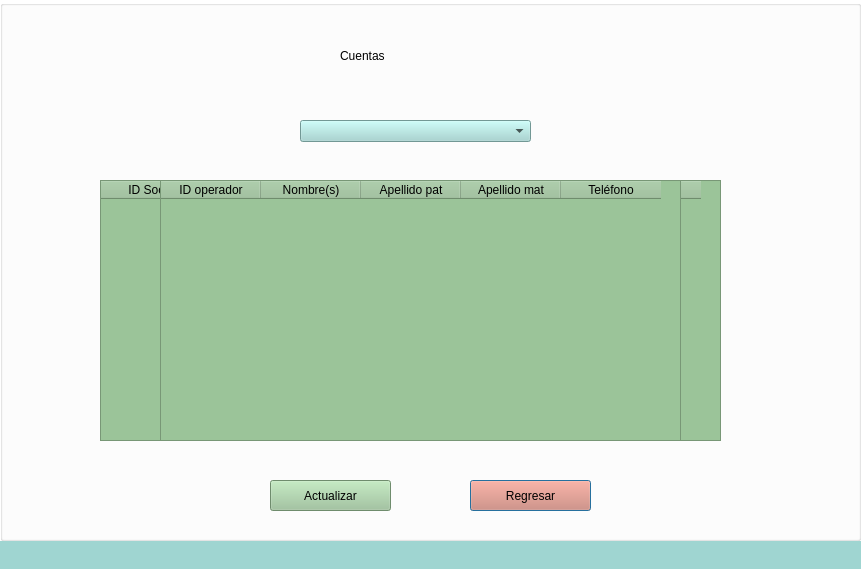
<?xml version="1.0" encoding="UTF-8"?>
<ui version="4.0">
 <class>cuetas_operador</class>
 <widget class="QDialog" name="cuetas_operador">
  <property name="geometry">
   <rect>
    <x>0</x>
    <y>0</y>
    <width>861</width>
    <height>569</height>
   </rect>
  </property>
  <property name="windowTitle">
   <string>Dialog</string>
  </property>
  <property name="styleSheet">
   <string notr="true">background-color: rgb(255, 255, 255);</string>
  </property>
  <widget class="QLabel" name="label_3">
   <property name="geometry">
    <rect>
     <x>0</x>
     <y>540</y>
     <width>871</width>
     <height>31</height>
    </rect>
   </property>
   <property name="styleSheet">
    <string notr="true">background-color: #9fd5d1;</string>
   </property>
   <property name="text">
    <string/>
   </property>
  </widget>
  <widget class="QGroupBox" name="groupBox">
   <property name="geometry">
    <rect>
     <x>0</x>
     <y>0</y>
     <width>861</width>
     <height>541</height>
    </rect>
   </property>
   <property name="focusPolicy">
    <enum>Qt::ClickFocus</enum>
   </property>
   <property name="title">
    <string/>
   </property>
   <widget class="QLabel" name="Logo">
    <property name="geometry">
     <rect>
      <x>0</x>
      <y>0</y>
      <width>111</width>
      <height>111</height>
     </rect>
    </property>
    <property name="styleSheet">
     <string notr="true">background: transparent;</string>
    </property>
    <property name="text">
     <string/>
    </property>
    <property name="pixmap">
     <pixmap resource="Imagenes.qrc">:/Imagenes/Imagenes/Icon_2_0.png</pixmap>
    </property>
   </widget>
   <widget class="QLabel" name="Bienvenido">
    <property name="geometry">
     <rect>
      <x>340</x>
      <y>30</y>
      <width>151</width>
      <height>51</height>
     </rect>
    </property>
    <property name="styleSheet">
     <string notr="true">font: 28pt &quot;Segoe Print&quot;;
background: transparent;</string>
    </property>
    <property name="text">
     <string>Cuentas </string>
    </property>
   </widget>
   <widget class="QComboBox" name="Opcion">
    <property name="geometry">
     <rect>
      <x>300</x>
      <y>120</y>
      <width>231</width>
      <height>22</height>
     </rect>
    </property>
    <property name="styleSheet">
     <string notr="true">background: #9fd5d1;
selection-color: rgb(72, 72, 72);
selection-background-color: transparent;
gridline-color: rgb(0, 0, 0);
font: 75 14pt &quot;Times New Roman&quot;;
</string>
    </property>
    <item>
     <property name="text">
      <string/>
     </property>
    </item>
    <item>
     <property name="text">
      <string>Socios</string>
     </property>
    </item>
    <item>
     <property name="text">
      <string>Operadores</string>
     </property>
    </item>
   </widget>
   <widget class="QTableWidget" name="Socio">
    <property name="geometry">
     <rect>
      <x>100</x>
      <y>180</y>
      <width>621</width>
      <height>261</height>
     </rect>
    </property>
    <property name="focusPolicy">
     <enum>Qt::ClickFocus</enum>
    </property>
    <property name="styleSheet">
     <string notr="true">font: 12pt &quot;Times New Roman&quot;;
border-bottom-color: rgb(94, 19, 255);
background-color: #9BC499;</string>
    </property>
    <column>
     <property name="text">
      <string>ID Socio</string>
     </property>
    </column>
    <column>
     <property name="text">
      <string>Nombre(S)</string>
     </property>
    </column>
    <column>
     <property name="text">
      <string>Apellido pat</string>
     </property>
    </column>
    <column>
     <property name="text">
      <string>Apellido mat</string>
     </property>
    </column>
    <column>
     <property name="text">
      <string>Teléfono</string>
     </property>
    </column>
    <column>
     <property name="text">
      <string>Correo</string>
     </property>
    </column>
   </widget>
   <widget class="QTableWidget" name="Operador">
    <property name="geometry">
     <rect>
      <x>160</x>
      <y>180</y>
      <width>521</width>
      <height>261</height>
     </rect>
    </property>
    <property name="focusPolicy">
     <enum>Qt::ClickFocus</enum>
    </property>
    <property name="styleSheet">
     <string notr="true">font: 12pt &quot;Times New Roman&quot;;
border-bottom-color: rgb(94, 19, 255);
background-color: #9BC499;</string>
    </property>
    <column>
     <property name="text">
      <string>ID operador</string>
     </property>
    </column>
    <column>
     <property name="text">
      <string>Nombre(s)</string>
     </property>
    </column>
    <column>
     <property name="text">
      <string>Apellido pat</string>
     </property>
    </column>
    <column>
     <property name="text">
      <string>Apellido mat</string>
     </property>
    </column>
    <column>
     <property name="text">
      <string>Teléfono</string>
     </property>
    </column>
   </widget>
   <widget class="QPushButton" name="Regresar">
    <property name="geometry">
     <rect>
      <x>470</x>
      <y>480</y>
      <width>121</width>
      <height>31</height>
     </rect>
    </property>
    <property name="styleSheet">
     <string notr="true">font: 14pt 75 &quot;Times New Roman&quot;;
hover!pressed:border: 5px solid green;
background-color:#DB7B65;

</string>
    </property>
    <property name="text">
     <string>Regresar</string>
    </property>
   </widget>
   <widget class="QPushButton" name="Actualizar">
    <property name="geometry">
     <rect>
      <x>270</x>
      <y>480</y>
      <width>121</width>
      <height>31</height>
     </rect>
    </property>
    <property name="styleSheet">
     <string notr="true">font: 14pt 75 &quot;Times New Roman&quot;;
hover!pressed:border: 5px solid green;
background-color: #9BC499;</string>
    </property>
    <property name="text">
     <string>Actualizar</string>
    </property>
   </widget>
  </widget>
 </widget>
 <resources>
  <include location="Imagenes.qrc"/>
 </resources>
 <connections/>
</ui>
